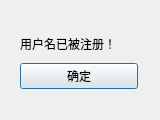
<?xml version="1.0" encoding="UTF-8"?>
<ui version="4.0">
 <class>Dialog</class>
 <widget class="QDialog" name="Dialog">
  <property name="geometry">
   <rect>
    <x>0</x>
    <y>0</y>
    <width>160</width>
    <height>120</height>
   </rect>
  </property>
  <property name="windowTitle">
   <string>错误</string>
  </property>
  <widget class="QWidget" name="layoutWidget">
   <property name="geometry">
    <rect>
     <x>20</x>
     <y>30</y>
     <width>118</width>
     <height>59</height>
    </rect>
   </property>
   <layout class="QVBoxLayout" name="verticalLayout">
    <item>
     <widget class="QLabel" name="label">
      <property name="text">
       <string>用户名已被注册！</string>
      </property>
     </widget>
    </item>
    <item>
     <widget class="QPushButton" name="pushButton">
      <property name="text">
       <string>确定</string>
      </property>
     </widget>
    </item>
   </layout>
  </widget>
 </widget>
 <resources/>
 <connections>
  <connection>
   <sender>pushButton</sender>
   <signal>clicked()</signal>
   <receiver>Dialog</receiver>
   <slot>close()</slot>
   <hints>
    <hint type="sourcelabel">
     <x>78</x>
     <y>72</y>
    </hint>
    <hint type="destinationlabel">
     <x>79</x>
     <y>59</y>
    </hint>
   </hints>
  </connection>
 </connections>
</ui>
